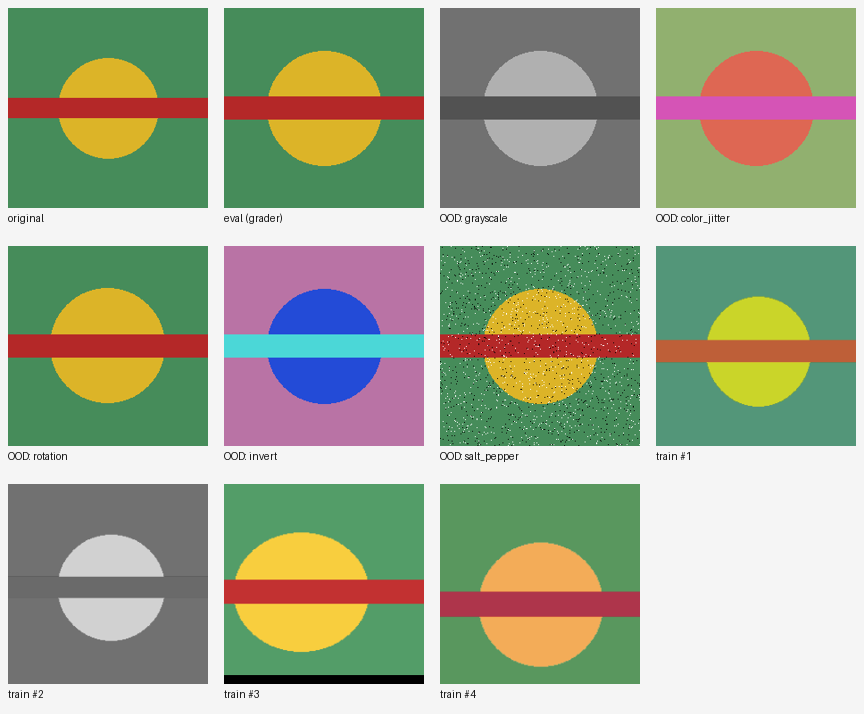

Python code for this plot:
"""
preview_augment.py  —  OWNER: Person C (Augmentation / robustness)

A *visual* sanity tool for Part B. It runs every augment.py pipeline on a sample
image and writes ONE grid PNG you can open and eyeball. No dataset needed — point it
at any photo on your laptop, or let it generate a synthetic test image.

Why this matters: the augmentations are the score-moving lever, but a probability in
code tells you nothing about whether the result is still recognizable. Seeing them
lets you catch label-breaking transforms (e.g. color-invert turning a yellow lemon
blue) and pick good strengths. Great material for the README + interview too.

Usage:
    python preview_augment.py                 # synthetic test image
    python preview_augment.py path/to/img.jpg # your own image
    python preview_augment.py img.jpg out.png  # custom output path

Output: preview_augment.png (a labeled grid: original | each OOD probe | random
train-transform samples).
"""
from __future__ import annotations

import sys
from pathlib import Path

import torch
from PIL import Image, ImageDraw

from augment import (
    IMAGENET_MEAN, IMAGENET_STD,
    build_train_transform, build_eval_transform, OOD_TRANSFORMS,
)

CELL = 200          # px per image cell in the grid
PAD = 8             # px padding around each cell
LABEL_H = 22        # px reserved under each cell for its text label
COLS = 4            # grid columns


def make_synthetic_image(size: int = 256) -> Image.Image:
    """A recognizable test image: a colored disc on a contrasting background with a
    stripe, so rotations / color shifts / inversions are obviously visible."""
    img = Image.new("RGB", (size, size), (70, 140, 90))      # green-ish background
    d = ImageDraw.Draw(img)
    d.ellipse([size * 0.25, size * 0.25, size * 0.75, size * 0.75],
              fill=(220, 180, 40))                            # yellow disc ("lemon")
    d.rectangle([0, size * 0.45, size, size * 0.55], fill=(180, 40, 40))  # red stripe
    return img


def denormalize(t: torch.Tensor) -> Image.Image:
    """Undo ImageNet normalization so a normalized tensor is viewable as a PIL image."""
    mean = torch.tensor(IMAGENET_MEAN).view(3, 1, 1)
    std = torch.tensor(IMAGENET_STD).view(3, 1, 1)
    x = (t.detach().cpu() * std + mean).clamp(0, 1)
    arr = (x * 255).round().byte().permute(1, 2, 0).numpy()
    return Image.fromarray(arr)


def build_panels(src: Image.Image) -> list[tuple[str, Image.Image]]:
    """Return [(label, PIL image)] for the grid: original, eval, each OOD, train samples."""
    panels: list[tuple[str, Image.Image]] = [("original", src.copy())]
    # eval (deterministic, what the grader sees) + every single-axis OOD probe
    panels.append(("eval (grader)", denormalize(build_eval_transform()(src))))
    for name, tf in OOD_TRANSFORMS.items():
        panels.append((f"OOD: {name}", denormalize(tf(src))))
    # several random draws of the heavy TRAIN transform — shows the variety per epoch
    train_tf = build_train_transform()
    for i in range(4):
        panels.append((f"train #{i + 1}", denormalize(train_tf(src))))
    return panels


def compose_grid(panels: list[tuple[str, Image.Image]]) -> Image.Image:
    rows = (len(panels) + COLS - 1) // COLS
    cell_w = CELL + 2 * PAD
    cell_h = CELL + 2 * PAD + LABEL_H
    canvas = Image.new("RGB", (COLS * cell_w, rows * cell_h), (245, 245, 245))
    draw = ImageDraw.Draw(canvas)
    for idx, (label, img) in enumerate(panels):
        r, c = divmod(idx, COLS)
        x0, y0 = c * cell_w + PAD, r * cell_h + PAD
        canvas.paste(img.resize((CELL, CELL)), (x0, y0))
        draw.text((x0, y0 + CELL + 4), label, fill=(20, 20, 20))
    return canvas


def main():
    args = sys.argv[1:]
    if args and Path(args[0]).exists():
        src = Image.open(args[0]).convert("RGB")
        print(f"loaded image: {args[0]}")
    else:
        src = make_synthetic_image()
        print("no image given (or path missing) — using synthetic test image")
    out = Path(args[1]) if len(args) > 1 else Path("preview_augment.png")

    grid = compose_grid(build_panels(src))
    grid.save(out)
    print(f"wrote {out}  ({grid.width}x{grid.height})  — open it to eyeball the augmentations")


if __name__ == "__main__":
    main()
